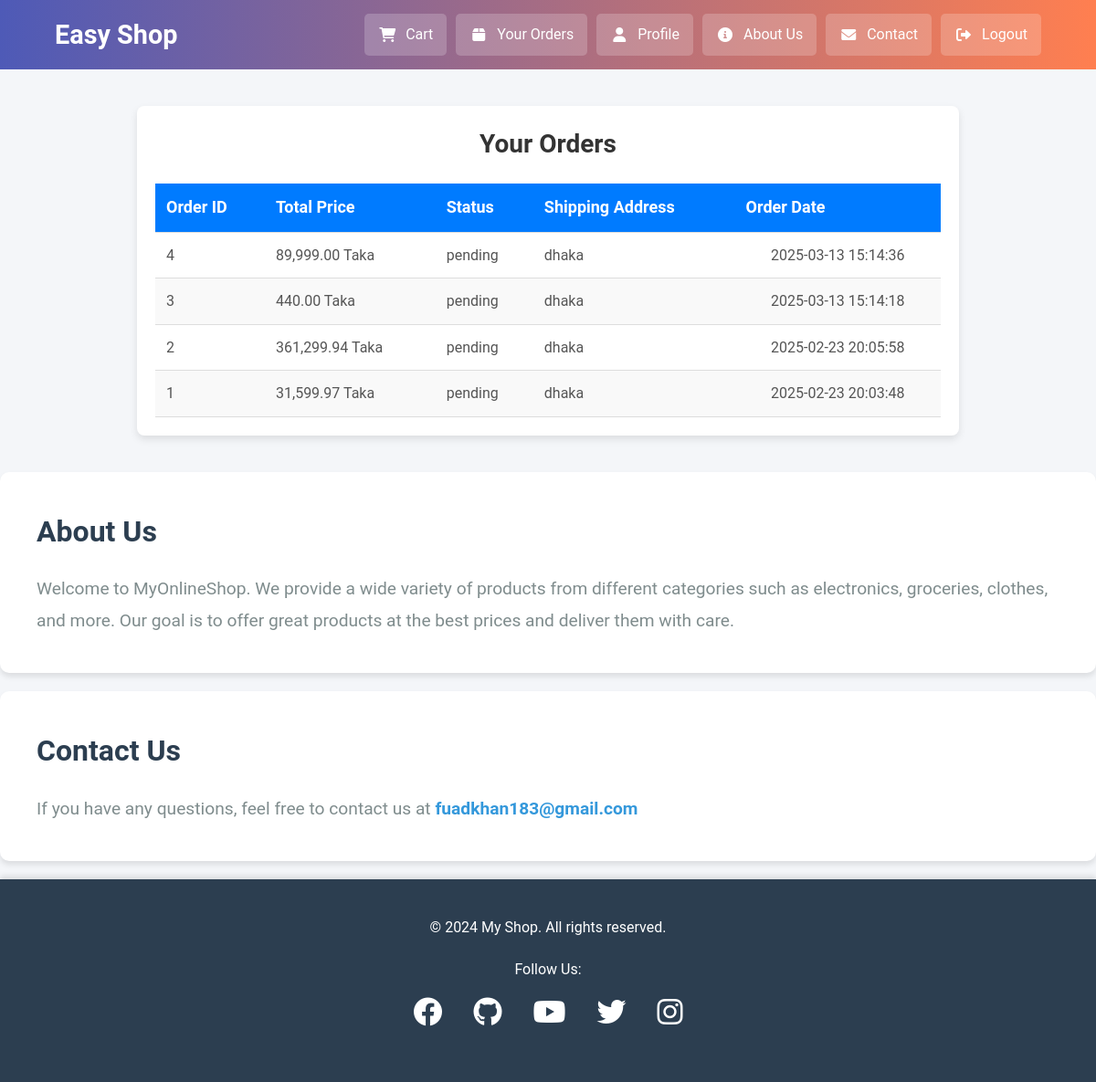
The app's page /orders.php (signed in) with its own data.
### tables this page shows
CREATE TABLE IF NOT EXISTS `Orders` (
  `order_id` INT AUTO_INCREMENT PRIMARY KEY,
  `user_id` INT NOT NULL,
  `total_price` DECIMAL(10,2) NOT NULL,
  `status` ENUM('pending', 'processing', 'shipped', 'delivered') DEFAULT 'pending',
  `shipping_address` TEXT NOT NULL,
  `created_at` TIMESTAMP DEFAULT CURRENT_TIMESTAMP,
  FOREIGN KEY (`user_id`) REFERENCES `Users`(`user_id`)
);

### orders.php (the view, shortened to what this page needs)
<?php
include('includes/db_connection.php');
$user_id = $_SESSION['user_id'];
$orders_query = "SELECT * FROM Orders WHERE user_id = $user_id ORDER BY created_at DESC";
$orders_result = $conn->query($orders_query);
?>
<!DOCTYPE html>
<html lang="en">
<head>
    <link rel="stylesheet" href="css/orders.css">
</head>
<body>
<?php include('includes/header.php'); ?>
<div class="orders-container">
    <h2>Your Orders</h2>
    <?php if ($orders_result->num_rows > 0): ?>
        <table>
            <thead>
                <tr>
                    <th>Order ID</th>
                    <th>Total Price</th>
                    <th>Status</th>
                    <th>Shipping Address</th>
                    <th>Order Date</th>
                </tr>
            </thead>
            <tbody>
                <?php while ($order = $orders_result->fetch_assoc()): ?>
                    <tr>
                        <td><?php echo $order['order_id']; ?></td>
                        <td><?php echo number_format($order['total_price'], 2); ?> Taka</td>
                        <td><?php echo htmlspecialchars($order['status']); ?></td>
                        <td><?php echo htmlspecialchars($order['shipping_address']); ?></td>
                        <td><?php echo $order['created_at']; ?></td>
                    </tr>
                <?php endwhile; ?>
            </tbody>
        </table>
    <?php else: ?>
        <p>You have not placed any orders yet.</p>
    <?php endif; ?>
</div>
<?php include('includes/footer.php'); ?>
</body>
</html>

### css/orders.css (style rules this page uses)
.orders-container { max-width: 900px; margin: 40px auto; padding: 20px; background-color: white; border-radius: 8px; box-shadow: 0 4px 8px rgba(0, 0, 0, 0.1); }
.orders-container h2 { color: #333; font-size: 28px; margin-bottom: 20px; text-align: center; }
table { width: 100%; border-collapse: collapse; margin-top: 20px; }
table th, table td { padding: 12px; text-align: left; border-bottom: 1px solid #ddd; }
table th { background-color: #007BFF; color: white; font-size: 18px; }
table td { color: #555; font-size: 16px; }
table tr:nth-child(even) { background-color: #f9f9f9; }
table td:last-child { text-align: center; }

### css/footer.css (style rules this page uses)
* { margin: 0; padding: 0; box-sizing: border-box; }
body { font-family: 'Roboto', Arial, sans-serif; line-height: 1.6; background-color: #f4f6f9; color: #333; }

### records on screen
orders: order_id "4", total_price "89,999.00", status "pending", shipping_address "dhaka", created_at "2025-03-13 15:14:36"
orders: order_id "3", total_price "440.00", status "pending", shipping_address "dhaka", created_at "2025-03-13 15:14:18"
orders: order_id "2", total_price "361,299.94", status "pending", shipping_address "dhaka", created_at "2025-02-23 20:05:58"
orders: order_id "1", total_price "31,599.97", status "pending", shipping_address "dhaka", created_at "2025-02-23 20:03:48"
